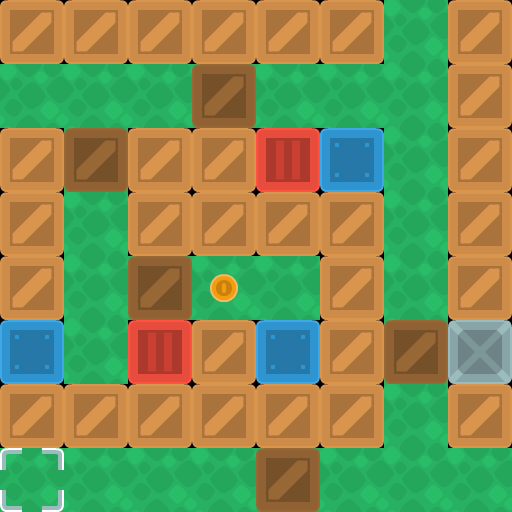

A level layout from a 2D game, rendered from its tile map. Below: a short description, then the map file with its tile-grid data intact:
An orthogonal 8x8 tile map with 64x64 px tiles, 4 tile layers (background, walls, objects, boxes).

<map version="1.10" tiledversion="1.11.2" orientation="orthogonal" renderorder="right-down" width="8" height="8" tilewidth="64" tileheight="64" infinite="0" nextlayerid="6" nextobjectid="1">
 <properties>
  <property name="character_bottom" value="[[0, 5], [1, 5], [2, 5]]" />
  <property name="character_left" value="[[3, 7], [4, 7], [5, 7]]" />
  <property name="character_right" value="[[0, 7], [1, 7], [2, 7]]" />
  <property name="character_top" value="[[3, 5], [4, 5], [5, 5]]" />
 </properties>
 <tileset firstgid="1" source="sokoban_tilesheet.tsx" />
 <layer id="4" name="background" width="8" height="8">
  <data encoding="csv">
0,0,0,0,0,0,89,0,
89,89,89,89,89,89,89,0,
0,89,0,0,0,0,89,0,
0,89,0,0,0,0,89,0,
0,89,89,89,89,0,89,0,
0,89,0,0,0,0,89,0,
0,0,0,0,0,0,89,0,
89,89,89,89,89,89,89,89
  </data>
 </layer>
 <layer id="1" name="walls" width="8" height="8">
  <data encoding="csv">
2,2,2,2,2,2,0,2,
0,0,0,0,0,0,0,2,
2,0,2,2,3,4,0,2,
2,0,2,2,2,2,0,2,
2,0,0,0,0,2,0,2,
4,0,3,2,4,2,0,6,
2,2,2,2,2,2,0,2,
0,0,0,0,0,0,0,0
  </data>
 </layer>
 <layer id="3" name="objects" width="8" height="8">
  <data encoding="csv">
0,0,0,0,0,0,0,0,
0,0,0,0,0,0,0,0,
0,0,0,0,0,0,0,0,
0,0,0,0,0,0,0,0,
0,0,0,75,0,0,0,0,
0,0,0,0,0,0,0,0,
0,0,0,0,0,0,0,0,
40,0,0,0,0,0,0,0
  </data>
 </layer>
 <layer id="5" name="boxes" width="8" height="8">
  <data encoding="csv">
0,0,0,0,0,0,0,0,
0,0,0,15,0,0,0,0,
0,15,0,0,0,0,0,0,
0,0,0,0,0,0,0,0,
0,0,15,0,0,0,0,0,
0,0,0,0,0,0,15,0,
0,0,0,0,0,0,0,0,
0,0,0,0,15,0,0,0
  </data>
 </layer>
</map>
